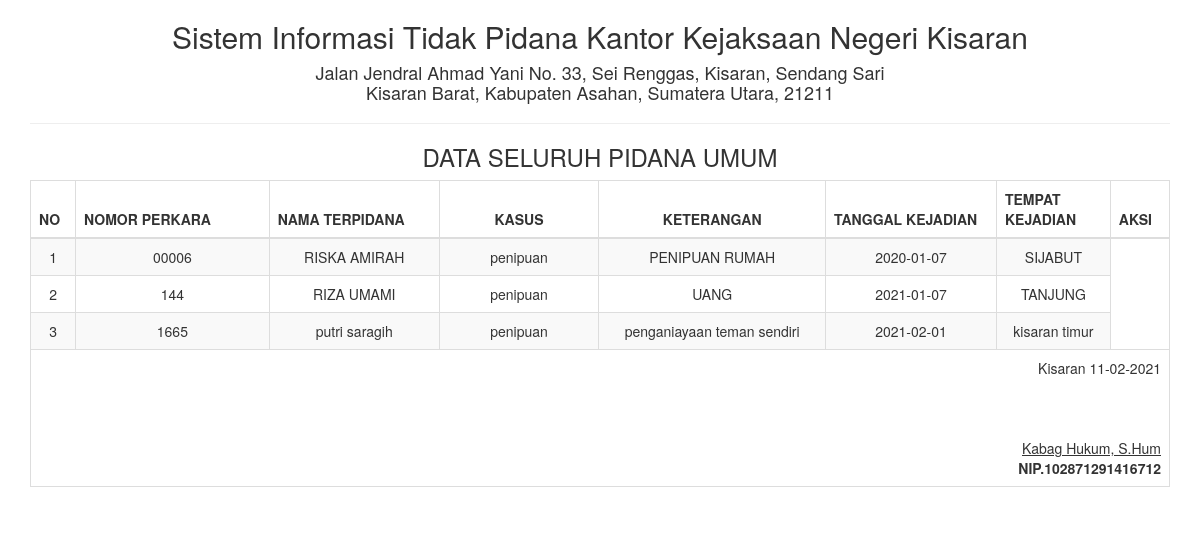
Screenshot of /report/pidanaumum_semua.php with the database file from the repository.
### tables this page shows
CREATE TABLE IF NOT EXISTS `tbl_pidanaumum` (
`id` int(5) NOT NULL,
  `no_perkara` varchar(50) NOT NULL,
  `nama_terpidana` varchar(100) NOT NULL,
  `kasus` varchar(200) NOT NULL,
  `keterangan` text NOT NULL,
  `tanggal_kejadian` text NOT NULL,
  `tempat_kejdian` varchar(50) NOT NULL
);

### report/pidanaumum_semua.php (the view, shortened to what this page needs)
<!DOCTYPE html>
<html>
    <head>
        <link href="../Assets/css/bootstrap.min.css" rel="stylesheet" type="text/css"/>
    </head>
    <body onload="print()">
        <?php
        include '../config/koneksi.php';
        ?>
        <div class="container">
            <div class='row'>
                <div class="col-sm-12">
                    <div class="text-center">
                        <h2>Sistem Informasi Tidak Pidana Kantor Kejaksaan Negeri Kisaran </h2>
                        <h4>Jalan Jendral Ahmad Yani No. 33, Sei Renggas, Kisaran, Sendang Sari <br> Kisaran Barat, Kabupaten Asahan, Sumatera Utara, 21211</h4>
                        <hr>
                        <h3>DATA SELURUH PIDANA UMUM</h3>
                        <table class="table table-bordered table-striped table-hover">
                        <tbody>
                                <thead>
								<tr>
									<th>NO</th><th width="17%">NOMOR PERKARA</th><th>NAMA TERPIDANA</th><th width="14%"><center>KASUS<br><th><center>
                                    KETERANGAN</center></th><th width="15%">TANGGAL KEJADIAN</th><th width="10%">TEMPAT KEJADIAN</th><th>AKSI</th>
								</tr>
								</thead>
							<tbody>
                            <?php
                            $sql = "SELECT * FROM tbl_pidanaumum";
                            $query = mysqli_query($koneksi, $sql) or die("SQL Anda Salah");
                            $nomor = 0;
                            while ($data = mysqli_fetch_array($query)) {
                                $nomor++;
                                ?>
                                <tr>
                                    <td><?= $nomor ?></td>
                                    <td><?= $data['no_perkara'] ?></td>
                                    <td><?= $data['nama_terpidana'] ?></td>
                                    <td><?= $data['kasus'] ?></td>
                                    <td><?= $data['keterangan'] ?></td>
                                    <td><?= $data['tanggal_kejadian'] ?></td>
                                    <td><?= $data['tempat_kejdian'] ?></td>
                                </tr>
                            <?php } ?>
							</tbody>
                        </tbody>
                            <tfoot>
                                <tr>
                                    <td colspan="8" class="text-right">
                                        Kisaran  <?= date("d-m-Y") ?>
                                        <br><br><br><br>
                                        <u>Kabag Hukum, S.Hum<strong></u><br>
                                        NIP.102871291416712
									</td>
								</tr>
							</tfoot>
                        </table>
                    </div>
                </div>
            </div>
    </body>
</html>

### rows the page displays
tbl_pidanaumum: no_perkara "00006", nama_terpidana "RISKA AMIRAH", kasus "penipuan", keterangan "PENIPUAN RUMAH", tanggal_kejadian "2020-01-07", tempat_kejdian "SIJABUT"
tbl_pidanaumum: no_perkara "144", nama_terpidana "RIZA UMAMI", kasus "penipuan", keterangan "UANG", tanggal_kejadian "2021-01-07", tempat_kejdian "TANJUNG"
tbl_pidanaumum: no_perkara "1665", nama_terpidana "putri saragih", kasus "penipuan", keterangan "penganiayaan teman sendiri", tanggal_kejadian "2021-02-01", tempat_kejdian "kisaran timur"
